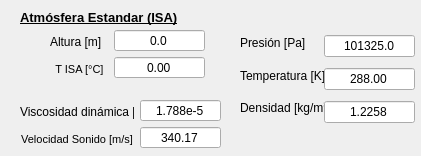
<?xml version="1.0" encoding="UTF-8"?>
<ui version="4.0">
 <class>Dialog</class>
 <widget class="QDialog" name="Dialog">
  <property name="geometry">
   <rect>
    <x>0</x>
    <y>0</y>
    <width>421</width>
    <height>156</height>
   </rect>
  </property>
  <property name="windowTitle">
   <string>Dialog</string>
  </property>
  <widget class="QWidget" name="layoutWidget">
   <property name="geometry">
    <rect>
     <x>20</x>
     <y>100</y>
     <width>114</width>
     <height>51</height>
    </rect>
   </property>
   <layout class="QVBoxLayout" name="verticalLayout_5">
    <item>
     <widget class="QLabel" name="label_mu">
      <property name="text">
       <string>Viscosidad dinámica [m]</string>
      </property>
     </widget>
    </item>
    <item>
     <widget class="QLabel" name="label_Vson">
      <property name="text">
       <string>&lt;!DOCTYPE HTML PUBLIC &quot;-//W3C//DTD HTML 4.0//EN&quot; &quot;http://www.w3.org/TR/REC-html40/strict.dtd&quot;&gt;
&lt;html&gt;&lt;head&gt;&lt;meta name=&quot;qrichtext&quot; content=&quot;1&quot; /&gt;&lt;style type=&quot;text/css&quot;&gt;
p, li { white-space: pre-wrap; }
&lt;/style&gt;&lt;/head&gt;&lt;body style=&quot; font-family:'MS Shell Dlg 2'; font-size:8pt; font-weight:400; font-style:normal;&quot;&gt;
&lt;p align=&quot;center&quot; style=&quot; margin-top:0px; margin-bottom:0px; margin-left:0px; margin-right:0px; -qt-block-indent:0; text-indent:0px;&quot;&gt;Velocidad Sonido [m/s]&lt;/p&gt;&lt;/body&gt;&lt;/html&gt;</string>
      </property>
     </widget>
    </item>
   </layout>
  </widget>
  <widget class="QLabel" name="titulo">
   <property name="geometry">
    <rect>
     <x>20</x>
     <y>10</y>
     <width>171</width>
     <height>16</height>
    </rect>
   </property>
   <property name="text">
    <string>&lt;html&gt;&lt;head/&gt;&lt;body&gt;&lt;p&gt;&lt;span style=&quot; font-size:10pt; font-weight:600; text-decoration: underline;&quot;&gt;Atmósfera Estandar (ISA)&lt;/span&gt;&lt;/p&gt;&lt;/body&gt;&lt;/html&gt;</string>
   </property>
  </widget>
  <widget class="QWidget" name="">
   <property name="geometry">
    <rect>
     <x>324</x>
     <y>30</y>
     <width>91</width>
     <height>101</height>
    </rect>
   </property>
   <layout class="QVBoxLayout" name="verticalLayout">
    <item>
     <widget class="QLineEdit" name="lineEdit_p">
      <property name="text">
       <string>101325.0</string>
      </property>
      <property name="maxLength">
       <number>32778</number>
      </property>
      <property name="alignment">
       <set>Qt::AlignCenter</set>
      </property>
      <property name="placeholderText">
       <string>101325.00</string>
      </property>
     </widget>
    </item>
    <item>
     <widget class="QLineEdit" name="lineEdit_t">
      <property name="inputMask">
       <string/>
      </property>
      <property name="text">
       <string>288.00</string>
      </property>
      <property name="alignment">
       <set>Qt::AlignCenter</set>
      </property>
      <property name="placeholderText">
       <string>288.00</string>
      </property>
     </widget>
    </item>
    <item>
     <widget class="QLineEdit" name="lineEdit_rho">
      <property name="inputMask">
       <string/>
      </property>
      <property name="text">
       <string>1.2258</string>
      </property>
      <property name="alignment">
       <set>Qt::AlignCenter</set>
      </property>
      <property name="placeholderText">
       <string>1.2258</string>
      </property>
     </widget>
    </item>
   </layout>
  </widget>
  <widget class="QWidget" name="">
   <property name="geometry">
    <rect>
     <x>114</x>
     <y>30</y>
     <width>91</width>
     <height>48</height>
    </rect>
   </property>
   <layout class="QVBoxLayout" name="verticalLayout_2">
    <item>
     <widget class="QLineEdit" name="lineEdit_h">
      <property name="inputMask">
       <string/>
      </property>
      <property name="text">
       <string>0.0</string>
      </property>
      <property name="maxLength">
       <number>32767</number>
      </property>
      <property name="cursorPosition">
       <number>3</number>
      </property>
      <property name="alignment">
       <set>Qt::AlignCenter</set>
      </property>
      <property name="placeholderText">
       <string>0.0</string>
      </property>
     </widget>
    </item>
    <item>
     <widget class="QLineEdit" name="lineEdit_deltaT">
      <property name="text">
       <string>0.00</string>
      </property>
      <property name="alignment">
       <set>Qt::AlignCenter</set>
      </property>
      <property name="placeholderText">
       <string>0.00</string>
      </property>
     </widget>
    </item>
   </layout>
  </widget>
  <widget class="QWidget" name="">
   <property name="geometry">
    <rect>
     <x>50</x>
     <y>30</y>
     <width>56</width>
     <height>51</height>
    </rect>
   </property>
   <layout class="QVBoxLayout" name="verticalLayout_3">
    <item>
     <widget class="QLabel" name="label_altura">
      <property name="text">
       <string>Altura [m]</string>
      </property>
     </widget>
    </item>
    <item>
     <widget class="QLabel" name="label_deltaT">
      <property name="text">
       <string>&lt;!DOCTYPE HTML PUBLIC &quot;-//W3C//DTD HTML 4.0//EN&quot; &quot;http://www.w3.org/TR/REC-html40/strict.dtd&quot;&gt;
&lt;html&gt;&lt;head&gt;&lt;meta name=&quot;qrichtext&quot; content=&quot;1&quot; /&gt;&lt;style type=&quot;text/css&quot;&gt;
p, li { white-space: pre-wrap; }
&lt;/style&gt;&lt;/head&gt;&lt;body style=&quot; font-family:'MS Shell Dlg 2'; font-size:8pt; font-weight:400; font-style:normal;&quot;&gt;
&lt;p align=&quot;center&quot; style=&quot; margin-top:0px; margin-bottom:0px; margin-left:0px; margin-right:0px; -qt-block-indent:0; text-indent:0px;&quot;&gt; T ISA [°C]&lt;/p&gt;&lt;/body&gt;&lt;/html&gt;</string>
      </property>
     </widget>
    </item>
   </layout>
  </widget>
  <widget class="QWidget" name="">
   <property name="geometry">
    <rect>
     <x>240</x>
     <y>30</y>
     <width>84</width>
     <height>91</height>
    </rect>
   </property>
   <layout class="QVBoxLayout" name="verticalLayout_4">
    <item>
     <widget class="QLabel" name="label_p">
      <property name="text">
       <string>Presión [Pa]</string>
      </property>
     </widget>
    </item>
    <item>
     <widget class="QLabel" name="label_k">
      <property name="text">
       <string>Temperatura [K]</string>
      </property>
     </widget>
    </item>
    <item>
     <widget class="QLabel" name="label_rho">
      <property name="text">
       <string>&lt;html&gt;&lt;head/&gt;&lt;body&gt;&lt;p&gt;Densidad [kg/m&lt;span style=&quot; vertical-align:super;&quot;&gt;3&lt;/span&gt;]&lt;/p&gt;&lt;/body&gt;&lt;/html&gt;</string>
      </property>
     </widget>
    </item>
   </layout>
  </widget>
  <widget class="QWidget" name="">
   <property name="geometry">
    <rect>
     <x>140</x>
     <y>100</y>
     <width>81</width>
     <height>48</height>
    </rect>
   </property>
   <layout class="QVBoxLayout" name="verticalLayout_6">
    <item>
     <widget class="QLineEdit" name="lineEdit_mu">
      <property name="text">
       <string>1.788e-5</string>
      </property>
      <property name="alignment">
       <set>Qt::AlignCenter</set>
      </property>
      <property name="placeholderText">
       <string>1.788e-5</string>
      </property>
     </widget>
    </item>
    <item>
     <widget class="QLineEdit" name="lineEdit_Vson">
      <property name="text">
       <string>340.17</string>
      </property>
      <property name="alignment">
       <set>Qt::AlignCenter</set>
      </property>
      <property name="readOnly">
       <bool>true</bool>
      </property>
      <property name="placeholderText">
       <string>340.17</string>
      </property>
     </widget>
    </item>
   </layout>
  </widget>
 </widget>
 <resources/>
 <connections/>
</ui>
